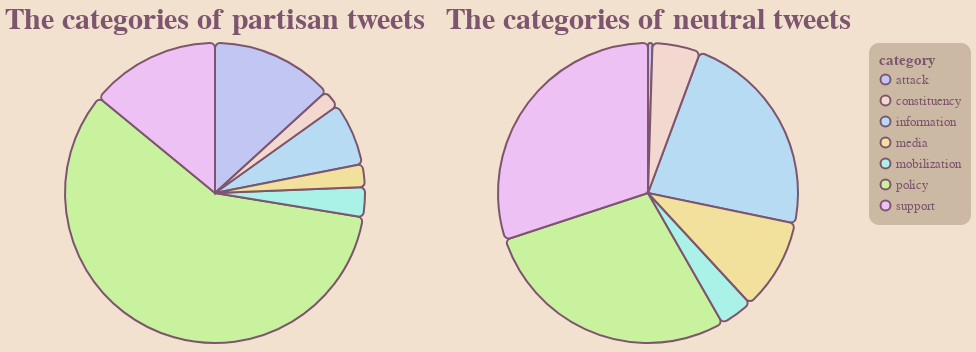

Notebook code cell kept with this figure:
### Markdown cell above
---
### **REVISING THE INITIAL GRAPH**
---


##### **VIS 3**
While we talked with **Dakota and Claire** in class on Monday, they mentioned that although our first graph, (iteration 1, visualization 1), was readable, it was not initially super obvious what they were looking at, and so they suggested we mess around with our marks and styles to potentially make the visualization more intuitive. Though they did not offer any specific suggestions on how to accomplish this, I was compelled by the pi-charts they showed us, and wondered if that was a better way to display our data. 

Turns out: **They were super right!** 

I've found this visualization to be the most clear, and most intuitive, and after polling it with my family, a *highly* educated spectator, I got some more positive feedback for this visualization!

### Code cell
vis1 = chart.mark_arc().encode(
    # alt.X( "bias-trun", title="target Audience" ),
    alt.Theta( "perc-partisan:Q", title="number of tweets in a category over total tweets"),
    alt.Color( "category" )
).properties(
    title="The categories of partisan tweets"
)

vis2 = chart.mark_arc().encode(
    alt.Theta( "perc-neutral:Q", title="number of tweets in a category over total tweets"),
    alt.Color( "category" )
).properties(
    title="The categories of neutral tweets"
)

apply_all(vis1 | vis2, prim_pallet)

### Figure 1 — Vega-Lite specification as saved in the notebook (floating-point values rounded to 4 significant figures)
{"config": {"view": {"continuousWidth": 400, "continuousHeight": 300, "strokeWidth": 0}, "axis": {"domainColor": "#FFFFFF00", "gridColor": "#CCB9A3", "labelColor": "#94345C", "labelFontSize": 13, "tickColor": "#CCB9A3", "titleColor": "#7D556E", "titleFontSize": 25}, "background": "#F2E1CE", "bar": {"cornerRadius": 5}, "font": "DINCondensed-Bold", "legend": {"cornerRadius": 10, "fillColor": "#CCB9A3", "labelColor": "#7D556E", "labelFontSize": 13, "padding": 10, "titleColor": "#7D556E", "titleFontSize": 15}, "mark": {"cornerRadius": 5, "stroke": "#7D556E", "strokeWidth": 2}, "range": {"category": ["#C2C6F2", "#F2D8CE", "#B6DBF2", "#F2E09D", "#AAF2E7", "#C8F29D", "#EDC1F3"], "heatmap": ["#C2C6F2", "#F2D8CE", "#B6DBF2", "#F2E09D", "#AAF2E7", "#C8F29D", "#EDC1F3"]}, "title": {"color": "#7D556E", "fontSize": 30}}, "hconcat": [{"mark": "arc", "encoding": {"color": {"field": "category", "type": "nominal"}, "theta": {"field": "perc-partisan", "title": "number of tweets in a category over total tweets", "type": "quantitative"}}, "title": "The categories of partisan tweets"}, {"mark": "arc", "encoding": {"color": {"field": "category", "type": "nominal"}, "theta": {"field": "perc-neutral", "title": "number of tweets in a category over total tweets", "type": "quantitative"}}, "title": "The categories of neutral tweets"}], "data": {"name": "data-9cd8a2b094b00be80bf075a194ebade5"}, "$schema": "https://vega.github.io/schema/vega-lite/v4.17.0.json", "datasets": {"data-9cd8a2b094b00be80bf075a194ebade5": [{"bias-trun": "partisan", "category": "policy", "value": 706, "perc": 58.35, "invert": 0.001416, "invert-perc": 1.105, "Unnamed: 6": null, "perc-partisan": 58.35, "perc-neutral": 28.21, "invert-perc-partisan": 1.105, "invert-perc-neutral": 1.281, "Unnamed: 11": null, "Unnamed: 12": null, "Unnamed: 13": null}, {"bias-trun": "partisan", "category": "attack", "value": 160, "perc": 13.22, "invert": 0.00625, "invert-perc": 4.875, "Unnamed: 6": null, "perc-partisan": 13.22, "perc-neutral": 0.4802, "invert-perc-partisan": 4.875, "invert-perc-neutral": 75.23, "Unnamed: 11": null, "Unnamed: 12": null, "Unnamed: 13": null}, {"bias-trun": "partisan", "category": "information", "value": 82, "perc": 6.777, "invert": 0.0122, "invert-perc": 9.513, "Unnamed: 6": null, "perc-partisan": 6.777, "perc-neutral": 22.61, "invert-perc-partisan": 9.513, "invert-perc-neutral": 1.598, "Unnamed: 11": null, "Unnamed: 12": "total=", "Unnamed: 13": 5000.0}, {"bias-trun": "partisan", "category": "mobilization", "value": 39, "perc": 3.223, "invert": 0.02564, "invert-perc": 20.0, "Unnamed: 6": null, "perc-partisan": 3.223, "perc-neutral": 3.601, "invert-perc-partisan": 20.0, "invert-perc-neutral": 10.03, "Unnamed: 11": null, "Unnamed: 12": "partisan total=", "Unnamed: 13": 1210.0}, {"bias-trun": "partisan", "category": "support", "value": 170, "perc": 14.05, "invert": 0.005882, "invert-perc": 4.589, "Unnamed: 6": null, "perc-partisan": 14.05, "perc-neutral": 30.05, "invert-perc-partisan": 4.589, "invert-perc-neutral": 1.202, "Unnamed: 11": null, "Unnamed: 12": "neutral total=", "Unnamed: 13": 2499.0}, {"bias-trun": "partisan", "category": "constituency", "value": 23, "perc": 1.901, "invert": 0.04348, "invert-perc": 33.92, "Unnamed: 6": null, "perc-partisan": 1.901, "perc-neutral": 5.162, "invert-perc-partisan": 33.92, "invert-perc-neutral": 6.999, "Unnamed: 11": null, "Unnamed: 12": null, "Unnamed: 13": null}, {"bias-trun": "partisan", "category": "media", "value": 30, "perc": 2.479, "invert": 0.03333, "invert-perc": 26.0, "Unnamed: 6": null, "perc-partisan": 2.479, "perc-neutral": 9.884, "invert-perc-partisan": 26.0, "invert-perc-neutral": 3.655, "Unnamed: 11": null, "Unnamed: 12": "total-inv", "Unnamed: 13": 0.239}, {"bias-trun": "neutral", "category": "policy", "value": 705, "perc": 28.21, "invert": 0.001418, "invert-perc": 1.281, "Unnamed: 6": null, "perc-partisan": null, "perc-neutral": null, "invert-perc-partisan": null, "invert-perc-neutral": null, "Unnamed: 11": null, "Unnamed: 12": "partisan inv", "Unnamed: 13": 0.1282}, {"bias-trun": "neutral", "category": "attack", "value": 12, "perc": 0.4802, "invert": 0.08333, "invert-perc": 75.23, "Unnamed: 6": null, "perc-partisan": null, "perc-neutral": null, "invert-perc-partisan": null, "invert-perc-neutral": null, "Unnamed: 11": null, "Unnamed: 12": "neutral inv", "Unnamed: 13": 0.1108}, {"bias-trun": "neutral", "category": "information", "value": 565, "perc": 22.61, "invert": 0.00177, "invert-perc": 1.598, "Unnamed: 6": null, "perc-partisan": null, "perc-neutral": null, "invert-perc-partisan": null, "invert-perc-neutral": null, "Unnamed: 11": null, "Unnamed: 12": null, "Unnamed: 13": null}, {"bias-trun": "neutral", "category": "mobilization", "value": 90, "perc": 3.601, "invert": 0.01111, "invert-perc": 10.03, "Unnamed: 6": null, "perc-partisan": null, "perc-neutral": null, "invert-perc-partisan": null, "invert-perc-neutral": null, "Unnamed: 11": null, "Unnamed: 12": null, "Unnamed: 13": null}, {"bias-trun": "neutral", "category": "support", "value": 751, "perc": 30.05, "invert": 0.001332, "invert-perc": 1.202, "Unnamed: 6": null, "perc-partisan": null, "perc-neutral": null, "invert-perc-partisan": null, "invert-perc-neutral": null, "Unnamed: 11": null, "Unnamed: 12": null, "Unnamed: 13": null}, {"bias-trun": "neutral", "category": "constituency", "value": 129, "perc": 5.162, "invert": 0.007752, "invert-perc": 6.999, "Unnamed: 6": null, "perc-partisan": null, "perc-neutral": null, "invert-perc-partisan": null, "invert-perc-neutral": null, "Unnamed: 11": null, "Unnamed: 12": null, "Unnamed: 13": null}, {"bias-trun": "neutral", "category": "media", "value": 247, "perc": 9.884, "invert": 0.004049, "invert-perc": 3.655, "Unnamed: 6": null, "perc-partisan": null, "perc-neutral": null, "invert-perc-partisan": null, "invert-perc-neutral": null, "Unnamed: 11": null, "Unnamed: 12": null, "Unnamed: 13": null}]}}
